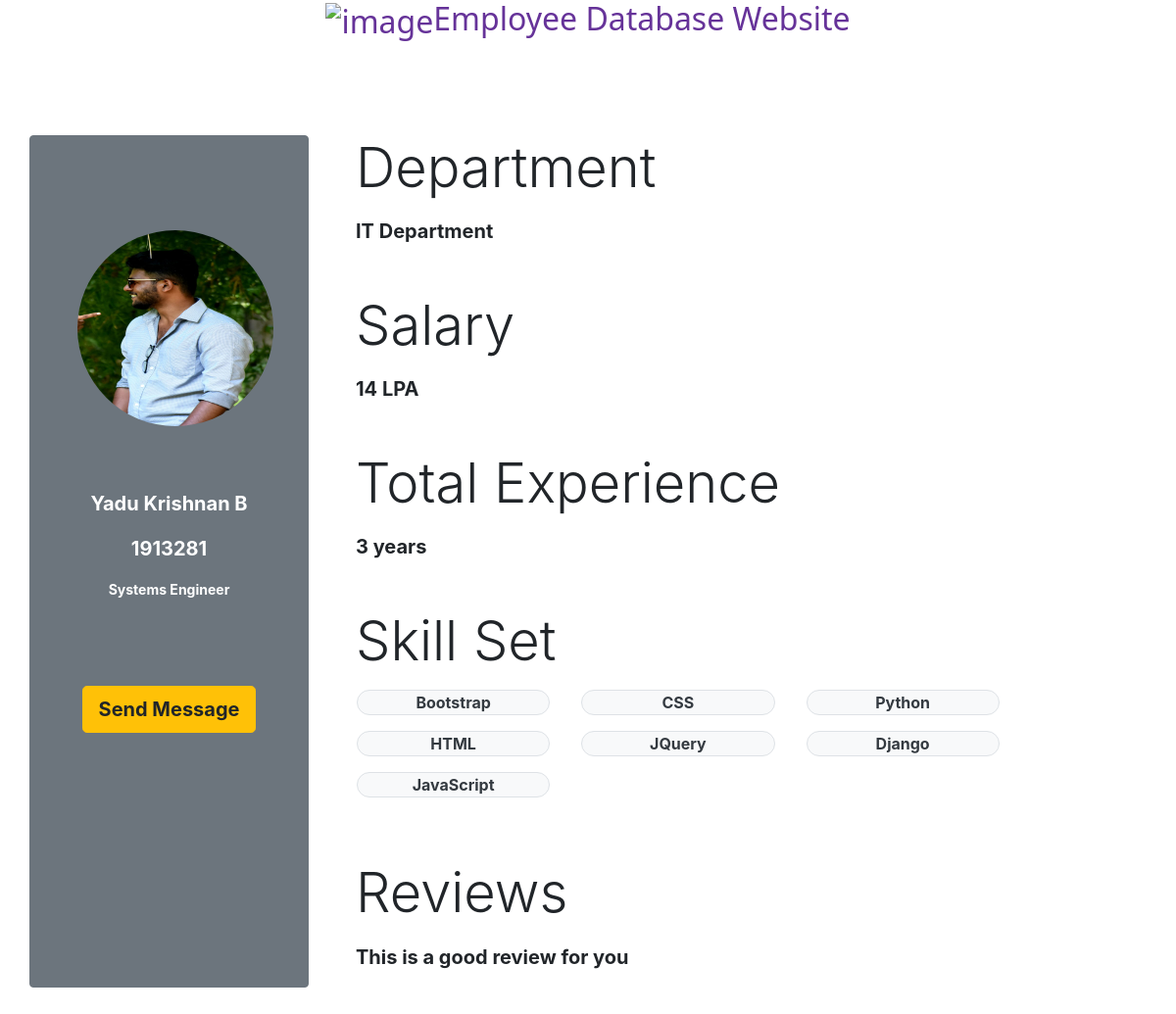
Page /Employee/Yadu Krishnan B on the committed database.
### EmployeeDbase/models.py (models this page shows, shortened)
class EmployeeDatabase(models.Model):
    user = models.OneToOneField(User, on_delete=models.CASCADE, null=True, blank=True)
    name = models.CharField(max_length=25, null=True, blank=True)
    employee_id = models.IntegerField(null=True, blank=True)
    designation = models.CharField(max_length=50, null=True, blank=True)
    department = models.CharField(max_length=50, null=True, blank=True)
    salaryLPA = models.IntegerField(null=True, blank=True)
    experience_tuple = (
        ('0',"Beginner"),
        ('1',"1 year"),
        ('2',"2 years"),
        ('3',"3 years"),
        ('4',"more than 3 years")
    )
    profile_img = models.ImageField(null=True, blank=True, default='employee_logo.jpg')
    total_experience = models.CharField(max_length=30,choices=experience_tuple, null=True, blank=True)
    skillset = models.ManyToManyField('SkillSet', null=True, blank=True)
    created_timestamp = models.DateTimeField(auto_now_add=True)
    id = models.UUIDField(default=uuid.uuid4, unique=True, primary_key=True, editable=False)
    class Meta:
        ordering = ['created_timestamp']

class SkillSet(models.Model):
    Programming_language = models.CharField(max_length=50)
    created_timestamp = models.DateTimeField(auto_now_add=True)
    id = models.UUIDField(default=uuid.uuid4, unique=True, primary_key=True, editable=False)

class EmployeeReview(models.Model):
    nameofEmployee = models.ForeignKey('EmployeeDatabase',on_delete=models.CASCADE)
    review_text = models.TextField(default="nil", max_length=2000)

### EmployeeDbase/views.py (the view)
# urls.py: path('Employee/<str:emp_name>', views.callSingleEmployeePage, name="Employee"),
def callSingleEmployeePage(request,emp_name):
    search_employee = EmployeeDatabase.objects.get(name=emp_name)
    return render(request, 'EmployeeDbase/IndividualEmployee.html', {'employee_data':search_employee})

### EmployeeDbase/templates/EmployeeDbase/IndividualEmployee.html (shortened to what this page needs)
<!DOCTYPE html>
<html lang="en">
<head>
    <link rel="stylesheet" href="https://cdn.jsdelivr.net/npm/bootstrap@4.6.2/dist/css/bootstrap.min.css">
</head>
<body>
    {% include 'mainnav.html' %}
<div class="container my-5 ">
    <div class="row mt-5  ">
        <div class="  col-md-3 text-center my-5 p-5 border border-secondary rounded bg-secondary text-white container">
            <img class="rounded-pill text-center my-5" src={{employee_data.profile_img.url}} alt={{employee_data.name}}_profile_img width="200px" height="200px"></li>
            <p class="lead my-3  font-weight-bold ">{{employee_data.name}}</p>
            <p class="lead my-3  font-weight-bold ">{{employee_data.employee_id}}</p>
            <p class="small my-3  font-weight-bold ">{{employee_data.designation}}</p>
            <br><br><br>
            <a href="" class="btn btn-warning font-weight-bold btn-lg">Send Message</a>
        </div>
        <div class="col-md-9 text-left container p-5">
            <p class="display-4">Department</p>
            <p class="lead font-weight-bold mb-5">{{employee_data.department}} Department</p>
            <p class="display-4">Salary</p>
            <p class="lead font-weight-bold mb-5">{{employee_data.salaryLPA}} LPA</p>
            <p class="display-4">Total Experience</p>
            <p class="lead font-weight-bold mb-5">{{employee_data.total_experience}} years</p>
            <p class="display-4">Skill Set</p>
            <div class="row mb-5">
                    {% for  skill in employee_data.skillset.all %}
                    <p class="d-inline border rounded-pill w-25 text-center text-dark mx-3 bg-light font-weight-bold">{{skill.Programming_language}}</p>
                    {% endfor %}
                </div>
            <p class="display-4">Reviews</p>
                    {% for review in employee_data.employeereview_set.all %}
                    <p class="lead font-weight-bold">{{review.review_text}}</p>
                    {% endfor %}
    </div>
</div>
</body>
</html>

### templates/mainnav.html (shortened to what this page needs)
<!DOCTYPE html>
<html lang="en">
<head>
    {% load static %}
    <link rel="stylesheet" href="{% static 'styles/mainnav.css' %}">
</head>
<body>
    <div>
        <h1><img src="{% static 'images/employee_logo.jpg' %}" alt="image" width="50px" height="50px" >Employee Database Website</h1>
    </div>
</body>
</html>

### static/styles/mainnav.css (style rules this page uses)
h1 { text-align: center; color: rebeccapurple; font-family: 'Segoe UI', Tahoma, Geneva, Verdana, sans-serif; font-size: xx-large; }

### rows in the picture
EmployeeDatabase: profile_img (picture), name "Yadu Krishnan B", employee_id "1913281", designation "Systems Engineer", department "IT", salaryLPA "14", total_experience "3"
SkillSet: Programming_language "Bootstrap"
SkillSet: Programming_language "CSS"
SkillSet: Programming_language "Python"
SkillSet: Programming_language "HTML"
SkillSet: Programming_language "JQuery"
SkillSet: Programming_language "Django"
SkillSet: Programming_language "JavaScript"
EmployeeReview: review_text "This is a good review for you"
